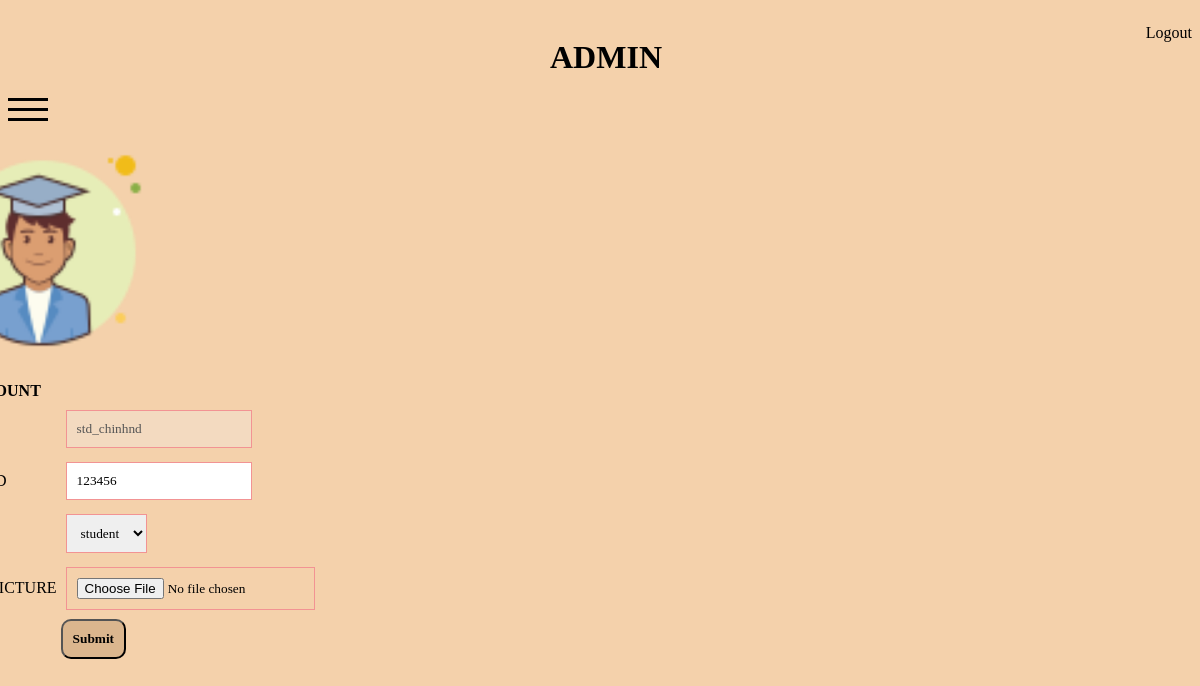
The page /admin/index.php?click=editAccount&ac=edit&id=std_chinhnd (signed in) on the database its author committed.
### tables this page shows
CREATE TABLE `account` (
  `username` char(20) NOT NULL,
  `PASS` varchar(20) DEFAULT NULL,
  `role_id` char(20) DEFAULT NULL,
  `create_date` datetime DEFAULT NULL,
  `AVATAR` varchar(100) DEFAULT NULL
);

### admin/modules/account/editAccount.php (the view, shortened to what this page needs)
<?php
     $sql2 = "SELECT * FROM `account` WHERE username ='$_GET[id]'";
     $result2 = $conn->query($sql2);
     $row2 = $result2->fetch_assoc();
?>
<form class="form-edit-account" action='./modules/account/controlAcc.php?id=<?php echo $row2['username'];?>'
        enctype="multipart/form-data" method='POST'>
        <img src="modules/uploads/<?php echo $row2['AVATAR']?>" alt="avatar"
         width=250px, height=250px>
        <br>
    <table>
        <tr colspan=2> <strong>EDIT ACCOUNT</strong> </tr>
        <tr>
            <td>ACCOUNT</td>
            <td><input  disabled type="text" name='txtUsername' value='<?php echo $row2['username']?>' required></td>
        </tr>
        <tr>
            <td>PASSWORD</td>
            <td><input type="text" name='txtPassword' value='<?php echo $row2['PASS']?>' required></td>
        </tr>
        <tr>
        <td>ROLE</td>
        <td><select name="role" id="role">
              <option value='<?php echo $row2['role_id']?>'><?php echo $row2['role_id']?></option>
            </select></td>
        </tr>
        <tr>
            <td>PROFILE PICTURE</td>
            <td>
                <input type="file" name='fileAvt'>
            </td>
        </tr>
        <tr>
            <td></td>
            <td colspan=2>
                <button name='btnSubmitEdit'><strong>Submit</strong></button></td>
        </tr>
    </table>
</form>

### admin/css/style.css (style rules this page uses)
* { font-family: Georgia, 'Times New Roman', Times, serif; }
input { margin: 5px; border: 1px solid #f29393; padding: 10px; }
button { background: #dbb68e; padding: 10px; border-radius: 10px; }
select { margin: 5px; border: 1px solid #f29393; padding: 10px; }

### rows shown on the page
account: AVATAR (picture), txtUsername "std_chinhnd", txtPassword "123456", role "student"
